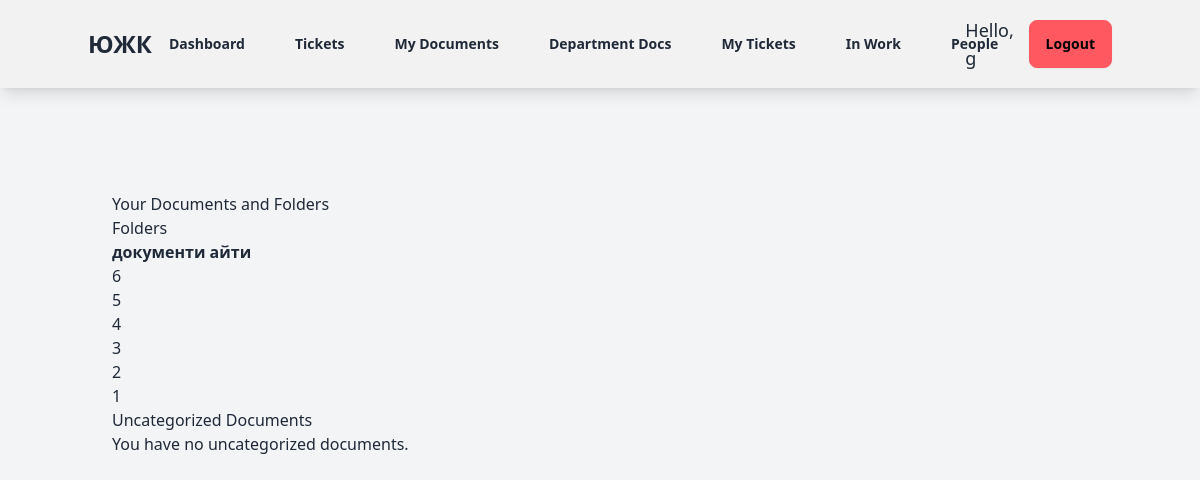
The page /TD/my-documents/ (signed in) on the database its author committed.
### account/models.py (models this page shows)
class CustomUser(AbstractUser):
    department = models.ForeignKey(Department, on_delete=models.SET_NULL, null=True, blank=True)
    position = models.ForeignKey(Position, on_delete=models.SET_NULL, null=True, blank=True, related_name="users")

### blog/models.py (models this page shows, shortened)
class Folder(models.Model):
    name = models.CharField(max_length=255, unique=True)
    parent = models.ForeignKey(
        "self", on_delete=models.CASCADE, null=True, blank=True, related_name="subfolders"
    )

class TurnoverDocument(models.Model):
    class Status(models.TextChoices):
        DRAFT = 'DF', 'Draft'
        PUBLISHED = 'PB', 'Published'
    objects = models.Manager()
    published = PublishedManager()
    title = models.CharField(max_length=255)
    description = models.TextField(blank=True, null=True)
    author = models.ForeignKey(settings.AUTH_USER_MODEL, on_delete=models.CASCADE, related_name='document_post')
    created_at = models.DateTimeField(auto_now_add=True)
    updated_at = models.DateTimeField(auto_now=True)
    publish_by = models.DateTimeField(default=timezone.now)
    document_type = models.ForeignKey(document_types, on_delete=models.CASCADE)
    document_file = models.FileField(upload_to='blog/static/images/')
    slug = models.SlugField(max_length=250, unique_for_date='publish_by')
    status = models.CharField(
        max_length=2,
        choices=Status.choices,
        default=Status.DRAFT
    )
    tags = TaggableManager()
    folder = models.ForeignKey(Folder, on_delete=models.SET_NULL, null=True, blank=True, related_name="documents")
    class Meta:
        ordering = ['-publish_by']
        indexes = [models.Index(fields=['-publish_by'])]
    def get_absolute_url(self):
        return reverse('TD:TD_detail', args=[self.publish_by.year, self.publish_by.month, self.publish_by.day, self.slug])

### blog/views.py (the view)
# urls.py: path('my-documents/', views.user_documents_and_folders, name='user_documents_and_folders'),
@login_required
def user_documents_and_folders(request):
    folders = Folder.objects.filter(documents__author=request.user).distinct()
    folder_docs = {
        folder: folder.documents.filter(author=request.user)
        for folder in folders
    }
    uncategorized_documents = TurnoverDocument.objects.filter(
        author=request.user, folder__isnull=True
    )
    context = {
        'folder_docs': folder_docs,
        'uncategorized_documents': uncategorized_documents,
    }
    return render(request, 'blog/TD/user_documents_and_folders.html', context)

### templates/blog/TD/user_documents_and_folders.html
{% extends "blog/base.html" %}
{% block content %}
  <h2>Your Documents and Folders</h2>
  {% if folder_docs %}
    <h3>Folders</h3>
    <ul>
      {% for folder, documents in folder_docs.items %}
        <li>
          <strong>{{ folder.name }}</strong>
          {% if documents %}
            <ul>
              {% for doc in documents %}
                <li>
                  <a href="{{ doc.get_absolute_url }}">{{ doc.title }}</a>
                </li>
              {% endfor %}
            </ul>
          {% else %}
            <p>No documents in this folder.</p>
          {% endif %}
        </li>
      {% endfor %}
    </ul>
  {% else %}
    <p>You have no folders with documents.</p>
  {% endif %}
  <h3>Uncategorized Documents</h3>
  {% if uncategorized_documents %}
    <ul>
      {% for doc in uncategorized_documents %}
        <li>
          <a href="{{ doc.get_absolute_url }}">{{ doc.title }}</a>
        </li>
      {% endfor %}
    </ul>
  {% else %}
    <p>You have no uncategorized documents.</p>
  {% endif %}
{% endblock %}

### templates/blog/base.html (shortened to what this page needs)
{% load static %}
{% load tailwind_tags %}
<!DOCTYPE html>
<html lang="ru">
<head>
    {% tailwind_css %}
</head>
<body class="bg-gray-100">
    <nav class="navbar bg-base-200 shadow-lg p-4">
        <div class="container mx-auto flex justify-between items-center">
            <a href="http://127.0.0.1:8000/TD/" class="text-2xl font-bold">ЮЖК</a>
            {% if request.user.is_authenticated %}
            <div class="hidden md:flex space-x-4">
                <a href="{% url 'account:dashboard' %}" class="btn btn-ghost">Dashboard</a>
                <a href="{% url 'tickets:ticket_list' %}" class="btn btn-ghost">Tickets</a>
                <a href="{% url 'TD:user_documents_and_folders' %}" class="btn btn-ghost">My Documents</a>
                <a href="{% url 'TD:documents_by_department' %}" class="btn btn-ghost">Department Docs</a>
                <a href="{% url 'tickets:ticket_list_created_by' %}" class="btn btn-ghost">My Tickets</a>
                <a href="{% url 'tickets:ticket_list_accepted_by' %}" class="btn btn-ghost">In Work</a>
                <a href="#" class="btn btn-ghost">People</a>
            </div>
            <div class="flex items-center space-x-2">
                <span class="text-lg">Hello, {{ request.user.first_name|default:request.user.username }}</span>
                <form action="{% url 'account:logout' %}" method="post">
                    <button type="submit" class="btn btn-error">Logout</button>
                </form>
            </div>
            {% else %}
            <a href="{% url 'account:login' %}" class="btn btn-primary">Log-in</a>
            {% endif %}
        </div>
    </nav>
    <div class="container mx-auto p-4">
    </div>
     <div class="container mx-auto p-6">
    </div>
    <div class="container mx-auto p-6">
        {% block content %}
         {% endblock %}
    </div>
</body>
</html>

### rows shown on the page
CustomUser: user.first_name "g"
Folder: name "документи айти"
TurnoverDocument: title "6"
TurnoverDocument: title "5"
TurnoverDocument: title "4"
TurnoverDocument: title "3"
TurnoverDocument: title "2"
TurnoverDocument: title "1"
